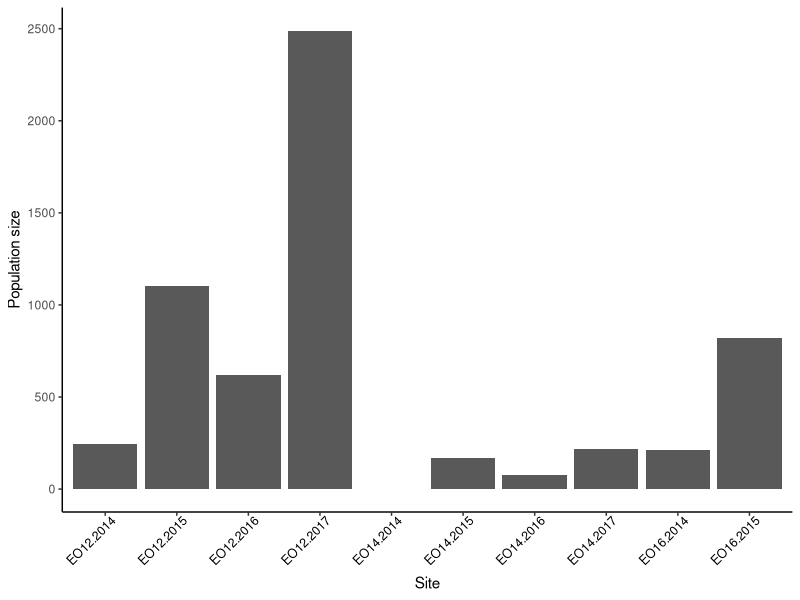
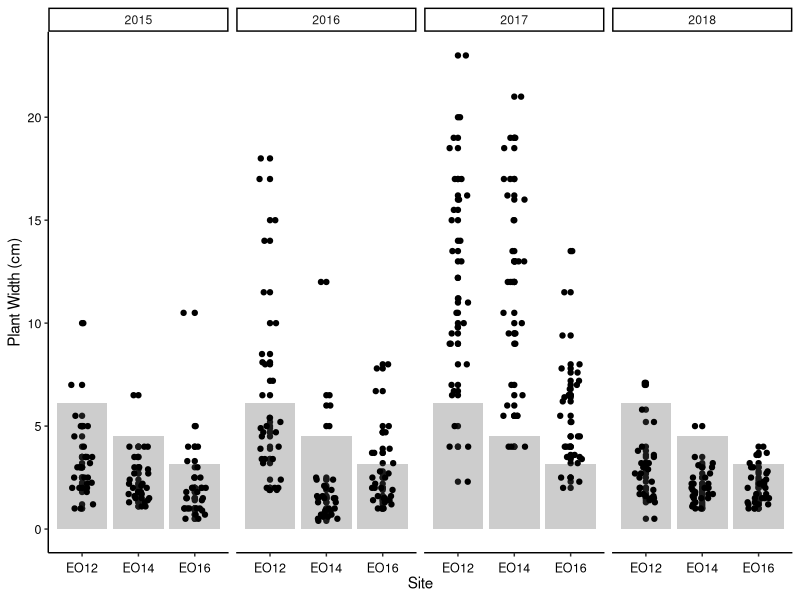
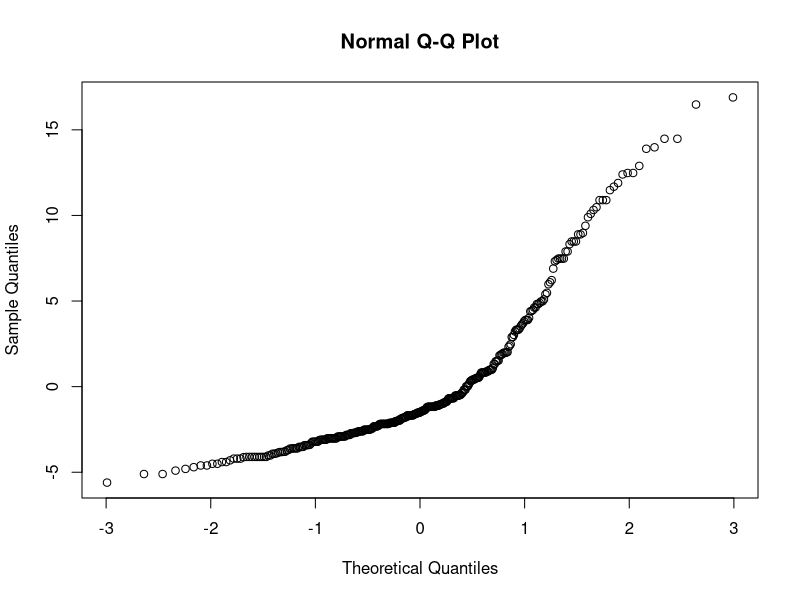

Write the R code that produced these figures, in order.
#setwd("C:\\Users\\jaspkaur\\Google Drive\\data_analysis\\chorizanthe\\chori")

library(readxl)
library(ggplot2)
library(lme4)
library(dplyr)

#########Imprt data for Population size figure (Fig. 2a)

growth <- read_excel("data/growth_germ.xlsx", sheet = 7)
growth$Year = as.factor(growth$Year) #convert year values into factor 

growth$pop.year = paste(growth$Site,".", growth$Year)
growth$pop.year = gsub(" ", "", growth$pop.year)

ggplot(growth, aes(pop.year, pop_size)) + geom_bar(stat = "identity") +
  theme_classic() + 
  theme(axis.text.x = element_text(angle = 45, hjust = 0.9, 
                                   size = 9, color = "black")) +
  ylab("Population size") +
  xlab("Site")

# import growth data##########

growth <- read_excel("data/growth_germ.xlsx", sheet = 1)
growth$Year = as.factor(growth$Year) #convert year values into factor 

# Determine the spatio-temporal variation in Width------------------------------------------------------------------------

#Spatiotemporal variation in plant Width (Figure 2b)
gavg <- growth %>% 
  group_by(Site) %>% 
  summarise(Width = mean(Width))
gavg

ggplot(growth, aes(Site, Width)) + geom_point() + 
   geom_bar(data = gavg, stat = "identity", alpha = .3) + 
  facet_grid(.~ Year) +
  geom_jitter(width = 0.2, height = 0) +
  theme_classic() +
  theme(axis.text.x = element_text(face="plain", color="black", 
                                   size=9, angle=0, vjust = 0),
        axis.text.y = element_text(face="plain", color="black", 
                                   size=9, angle=0)) +
  ylab("Plant Width (cm)") +
  xlab("Site")

####Regression of plant Width with sites and years

g.mod <- lm(Width ~ Site, data=growth)

anova.tab <- anova(g.mod)
anova.tab

summary(g.mod)

qqnorm(resid(g.mod))
